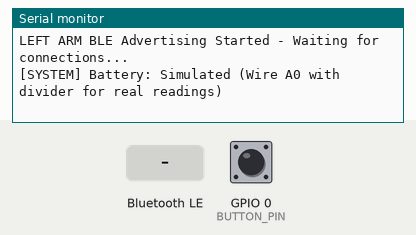
The sketch below on a simulated ESP32. Shown: the last lines printed to the serial monitor. The inputs (shaded band) are chosen by the test bench; at power-on: GPIO 0 (BUTTON_PIN) HIGH. Nothing arrives over Bluetooth unless stated; a phone connects over Bluetooth LE 3 s after start.

Above: at 1.2 s.
1.3 s: GPIO 0 (BUTTON_PIN) pulled LOW for 0.15 s
At 2.7 s:
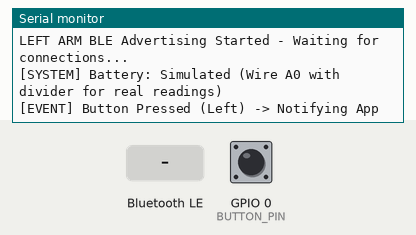
4.4 s: Bluetooth LE write "pairing_pin" received
At 5.4 s:
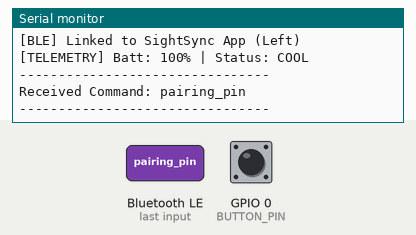

Measured:
- after the input at 1.3 s, the serial monitor: prints a new line at once (image 1)
- after the input at 4.4 s, the serial monitor: prints a new line after 0.05 s (image 2)

The sketch:

left_arm.ino
```cpp
#include <BLEDevice.h>
#include <BLEServer.h>
#include <BLEUtils.h>
#include <BLE2902.h>

// SightSync UUIDs
#define SERVICE_UUID        "6E400001-B5A3-F393-E0A9-E50E24DCCA9E"
#define COMMAND_CHAR_UUID   "6E400002-B5A3-F393-E0A9-E50E24DCCA9E"
#define EVENT_CHAR_UUID     "6E400003-B5A3-F393-E0A9-E50E24DCCA9E"

// Battery Service UUID
#define BATTERY_SERVICE_UUID "180F"
#define BATTERY_LEVEL_UUID   "2A19"

BLEServer* pServer = nullptr;
BLECharacteristic* pEventChar = nullptr;
BLECharacteristic* pBatteryChar = nullptr;
bool deviceConnected = false;
bool oldDeviceConnected = false;

// ── Telemetry State ──────────────────
uint8_t  batteryLevel = 100;
long     lastUpdate   = 0;
const int BUTTON_PIN  = 0; // Standard BOOT/USER button
const int VBAT_PIN    = 1; // D0/A0 placeholder
bool     buttonPrev   = HIGH;
String   thermalStatus = "COOL";

class MyServerCallbacks: public BLEServerCallbacks {
    void onConnect(BLEServer* pServer) {
      deviceConnected = true;
    };
    void onDisconnect(BLEServer* pServer) {
      deviceConnected = false;
    }
};

class MyCommandCallbacks: public BLECharacteristicCallbacks {
    void onWrite(BLECharacteristic *pCharacteristic) {
      String value = pCharacteristic->getValue().c_str();
      if (value.length() > 0) {
        Serial.println("--------------------------------");
        Serial.print("Received Command: ");
        Serial.println(value.c_str());

        // Simple search for the PIN if it's a pairing command
        if (value.indexOf("pairing_pin") != -1) {
          int pinIdx = value.indexOf("\"pin\":\"") + 7;
          if (pinIdx > 7) {
            String pin = value.substring(pinIdx, pinIdx + 6);
            Serial.println(">>> SIGHTSYNC PAIRING PIN: " + pin + " <<<");
          }
        }
        Serial.println("--------------------------------");
      }
    }
};

void setup() {
  Serial.begin(115200);
  pinMode(BUTTON_PIN, INPUT_PULLUP);

  // Initialize BLE for LEFT Arm
  BLEDevice::init("SightSync-L1");
  pServer = BLEDevice::createServer();
  pServer->setCallbacks(new MyServerCallbacks());

  // 1. SightSync Custom Service
  BLEService *pService = pServer->createService(SERVICE_UUID);

  // Command Characteristic (Write)
  BLECharacteristic *pCommandChar = pService->createCharacteristic(
                                         COMMAND_CHAR_UUID,
                                         BLECharacteristic::PROPERTY_WRITE
                                       );
  pCommandChar->setCallbacks(new MyCommandCallbacks());

  // Event Characteristic (Notify)
  pEventChar = pService->createCharacteristic(
                      EVENT_CHAR_UUID,
                      BLECharacteristic::PROPERTY_NOTIFY
                    );
  pEventChar->addDescriptor(new BLE2902());

  // 2. Battery Service
  BLEService *pBatteryService = pServer->createService(BATTERY_SERVICE_UUID);
  pBatteryChar = pBatteryService->createCharacteristic(
                                         BATTERY_LEVEL_UUID,
                                         BLECharacteristic::PROPERTY_READ   |
                                         BLECharacteristic::PROPERTY_NOTIFY
                                       );
  pBatteryChar->addDescriptor(new BLE2902());
  pBatteryChar->setValue(&batteryLevel, 1);

  // Start Services
  pService->start();
  pBatteryService->start();

  // 3. Start Advertising
  BLEAdvertising *pAdvertising = BLEDevice::getAdvertising();
  pAdvertising->addServiceUUID(SERVICE_UUID);
  pAdvertising->addServiceUUID(BATTERY_SERVICE_UUID);
  pAdvertising->setScanResponse(true);
  pAdvertising->setMinPreferred(0x06); // functions that help with iPhone connection issues
  pAdvertising->setMinPreferred(0x12);
  BLEDevice::startAdvertising();
  Serial.println("LEFT ARM BLE Advertising Started - Waiting for connections...");
  Serial.println("[SYSTEM] Battery: Simulated (Wire A0 with divider for real readings)");
}

void loop() {
    if (!deviceConnected && oldDeviceConnected) {
        delay(500);
        pServer->startAdvertising();
        Serial.println("[BLE] Restarting advertising...");
        oldDeviceConnected = deviceConnected;
    }
    if (deviceConnected && !oldDeviceConnected) {
        oldDeviceConnected = deviceConnected;
        Serial.println("[BLE] Linked to SightSync App (Left)");
    }

    // 2. Telemetry Updates (Every 3 seconds)
    if (deviceConnected && (millis() - lastUpdate > 3000)) {
        lastUpdate = millis();

        // --- BATTERY TELEMETRY (STABLE SOURCE) ---
        // Since the device is on a stable power source, we keep it at 100%.
        // In a future battery-powered build, uncomment the sensing logic.
        batteryLevel = 100;

        pBatteryChar->setValue(&batteryLevel, 1);
        pBatteryChar->notify();

        // Push Thermal Status
        uint8_t thermalCode = 0x00; // Normal
        pEventChar->setValue(&thermalCode, 1);
        pEventChar->notify();

        Serial.printf("[TELEMETRY] Batt: %d%% | Status: %s\n", batteryLevel, thermalStatus.c_str());
    }

    // 3. Physical Button Monitoring (GPIO 0)
    bool buttonNow = digitalRead(BUTTON_PIN);
    if (buttonNow == LOW && buttonPrev == HIGH) {
        Serial.println("[EVENT] Button Pressed (Left) -> Notifying App");
        uint8_t eventCode = 0x01; // Single Press
        pEventChar->setValue(&eventCode, 1);
        pEventChar->notify();
        delay(200); // Debounce
    }
    buttonPrev = buttonNow;

    delay(10);
}
```
